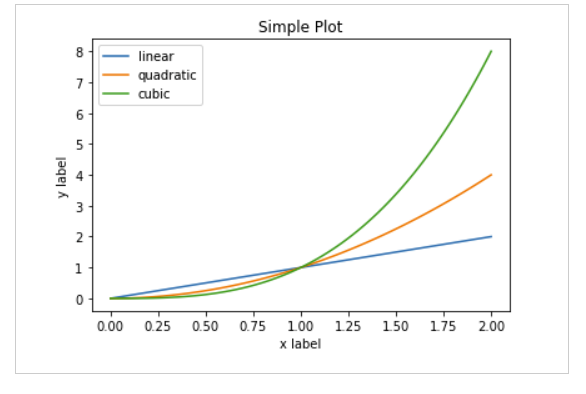

The script that drew this image:
import numpy as np 
from matplotlib import pyplot as plt 
 
x = np.arange(1,11) 
y =  2 * x +  5
plt.title("Matplotlib demo") 
plt.pyplot.plot_date(x, y, fmt='o', tz=None, xdate=True, ydate=False, *,
    data=None, **kwargs)[source]
    
plt.xlabel("x axis caption") 
plt.ylabel("y axis caption") 
plt.plot(x,y,"ob") 
plt.show()

x = np.linspace(0, 2, 100)
y = np.linspace(0, 50, 100)

plt.plot(x, x, label='linear')
plt.plot(x, x**2, label='quadratic')
plt.plot(x, x**3, label='cubic')
plt.xlabel('x label')
plt.ylabel('y label')
plt.title("Simple Plot")
plt.legend()
plt.show()

##sin cos 
x = np.linspace(0, 2 * np.pi, 100)
y1, y2 = np.sin(x), np.cos(x)
 
plt.plot(x, y1)
plt.plot(x, y2)
 
plt.title('line chart')
plt.xlabel('x')
plt.ylabel('y')
 
plt.show()
